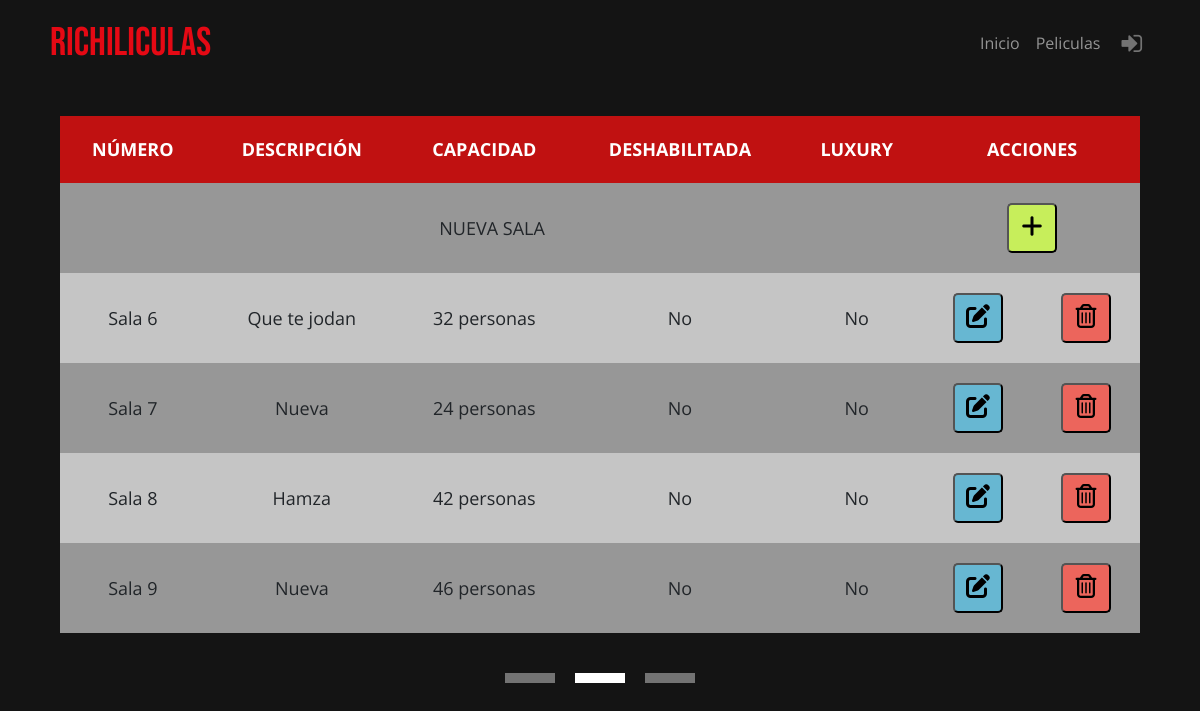
Screenshot of /controlador/admin/controlador_admin_salas.php?pagina_sala=2 with the database file from the repository.
### tables this page shows
CREATE TABLE `sala` (
  `id_sala` smallint(6) NOT NULL,
  `descripcion` varchar(2000) DEFAULT NULL,
  `capacidad` smallint(6) DEFAULT NULL,
  `habilitada` tinyint(1) NOT NULL,
  `luxury` tinyint(1) NOT NULL,
  `lleno` tinyint(1) NOT NULL
);

### modelo/conexion.php (called while the page is built)
<?php
class Conexion
{
    private $servidor = "localhost";
    private $usuario = "root";
    private $clave = "";
    private $dbname = "cine";
    function conex()
    {
        try {
            return new PDO("mysql:host=$this->servidor;dbname=$this->dbname;charset=utf8", $this->usuario, $this->clave);
        } catch (PDOException $e) {
            return "Error" . $e->getMessage();
        }
    }
}
?>

### modelo/paginacion.php (called while the page is built, shortened)
<?php
include_once("conexion.php");
class Paginacion extends Conexion
{
    private $pagactual;
    private $resultadoporpag;
    private $indice;
    private $totalpag;
    private $conexion;
    private $tabla;
    function __construct($resultadoporpag, $tabla)
    {
        $this->tabla = $tabla;
        $this->conexion = parent::conex();
        $this->resultadoporpag = $resultadoporpag;
        $this->indice = 0;
        $this->pagactual = 1;
        $this->conexion = parent::conex();
        $this->calcularPag();
    }
    function calcularPag()
    {
        if ($this->tabla == 'pelicula' || $this->tabla == 'pelicula_admin') {
            $stmt = $this->conexion->prepare("SELECT COUNT(DISTINCT pelicula.id_pelicula) as total FROM pelicula;");
        } elseif ($this->tabla == 'sala') {
            $stmt = $this->conexion->prepare("SELECT COUNT(DISTINCT sala.id_sala) as total FROM sala;");
        }elseif ($this->tabla == 'usuario') {
            $stmt = $this->conexion->prepare("SELECT COUNT(DISTINCT usuario.id_usuario) as total FROM usuario;");
        }elseif ($this->tabla == 'entradas') {
            $stmt = $this->conexion->prepare("SELECT COUNT(DISTINCT reserva.id_reserva) as total FROM reserva;");
        }
        $stmt->execute();
        $this->numresultados = $stmt->fetch(PDO::FETCH_OBJ)->total;
        $this->totalpag = $this->numresultados / $this->resultadoporpag;
        if ($this->tabla == 'pelicula') {
            if (isset($_GET['pagina'])) {
                if (is_numeric($_GET['pagina'])) {
                    $this->pagactual = $_GET['pagina'];
                } else {
                    $this->pagactual = 1;
                }
                $this->indice = ($this->pagactual - 1) * ($this->resultadoporpag);
            }
        } elseif ($this->tabla == 'sala') {
            if (isset($_GET['pagina_sala'])) {
                if (is_numeric($_GET['pagina_sala'])) {
                    $this->pagactual = $_GET['pagina_sala'];
                } else {
                    $this->pagactual = 1;
                }
                $this->indice = ($this->pagactual - 1) * ($this->resultadoporpag);
            }
        }
    }
    function mostrar()
    {
        try {
            if ($this->tabla == 'pelicula' || $this->tabla == 'pelicula_admin') {
                $stmt = $this->conexion->prepare("SELECT DISTINCT id_pelicula, nombre,imagen,sinopsis,duracion, url, clasificacion,categoria, fecha_estreno FROM pelicula ORDER BY fecha_estreno DESC, id_pelicula ASC LIMIT $this->indice, $this->resultadoporpag;");
            } elseif ($this->tabla == 'sala') {
                $stmt = $this->conexion->prepare("SELECT DISTINCT id_sala,descripcion,capacidad,habilitada,luxury FROM sala ORDER BY id_sala LIMIT $this->indice, $this->resultadoporpag;");
            } elseif ($this->tabla == 'usuario') {
                $stmt = $this->conexion->prepare("SELECT DISTINCT id_usuario,nombre,apellido,correo,contrasena,rol FROM usuario ORDER BY id_usuario LIMIT $this->indice, $this->resultadoporpag;");
            }
            $stmt->execute();
            $registroarray = $stmt->fetchAll(PDO::FETCH_ASSOC);
            return $registroarray;
        } catch (PDOException $e) {
            echo "Error" . $e->getMessage();
        }
    }
    function numeritos()
    {
        $array = array();
        for ($i = 0; $i < $this->totalpag; $i++) {
            $array[] = $i + 1;
        }
        return $array;
    }
}

### vista/sala/sala_admin.php (the view, shortened to what this page needs)
<!DOCTYPE html>
<html lang="en">
<head>
    <link rel="stylesheet" href="vista/css/tablasAdmin.css">
    <link rel="stylesheet" href="vista/css/estilos.css">
    <link href="https://cdn.jsdelivr.net/npm/bootstrap@5.3.0-alpha1/dist/css/bootstrap.min.css" rel="stylesheet">
</head>
<body>
    <?php
    include "vista/menu.php";
    ?>
    <table id='table'>
        <thead>
            <th>NÚMERO</th>
            <th>DESCRIPCIÓN</th>
            <th>CAPACIDAD</th>
            <th>DESHABILITADA</th>
            <th>LUXURY</th>
            <th colspan="2">ACCIONES</th>
        </thead>
        <tr>
            <td colspan="5">NUEVA SALA</td>
            <td colspan="2">
                <form method="post" action="index.php">
                    <button class="insert" name="anadir_sala_admin" title="Añadir"><i class='fas fa-plus' style='font-size:24px'></i></button>
                </form>
            </td>
        </tr>
        <?php
        foreach ($arraysalaspaginado as $row) {
        ?>
            <tr>
                <td data-titulo='Número'><?php echo 'Sala ' . $row['id_sala'] - 1 ?></td>
                <td data-titulo='Descripción'><?php echo $row['descripcion'] ?></td>
                <td data-titulo='Capacidad'><?php echo $row['capacidad'] . ' personas' ?></td>
                <td data-titulo='Habilitada'>
                    <?php if ($row['habilitada'] == 1) {
                        echo 'Sí';
                    } else {
                        echo 'No';
                    } ?>
                </td>
                <td data-titulo='Luxury'>
                    <?php if ($row['luxury'] == 1) {
                        echo 'Sí';
                    } else {
                        echo 'No';
                    } ?>
                </td>
                <td>
                    <form method="post" action="index.php">
                        <button class="edit" name="editar_sala" title="Editar"><i class='fas fa-edit' style='font-size:24px'></i></button>
                    </form>
                </td>
                <td>
                    <form method="post" action="index.php">
                        <button class="trash" name="borrar_sala_admin" title="Borrar"><i class='far fa-trash-alt' style='font-size:24px'></i></button>
                    </form>
                </td>
            </tr>
        <?php
        }
        ?>
    </table>
    <div id='contain'>
        <div id='dentro' style="margin-top: 0px; margin-bottom:40px">
            <?php
            foreach ($num_sala as $a) {
                if (isset($_GET["pagina_sala"])) {
                    if ($_GET["pagina_sala"] == $a) {
            ?>
                        <a href='?pagina_sala=<?= ($a) ?>'>
                            <div id='colorea' class='dentro'></div>
                        </a>
                    <?php
                    } else {
                    ?>
                        <a href='?pagina_sala=<?= ($a) ?>'>
                            <div class='dentro'></div>
                        </a>
                    <?php
                    }
                }
            }
            ?>
        </div>
    </div>
</body>
</html>

### vista/css/tablasAdmin.css (style rules this page uses)
table { background-color: white; text-align: center; border-collapse: collapse; margin: 0 auto; font-size: 18px; width: 90%; margin-top: 30px; }
th, td { padding: 20px; }
th { background-color: #c01111; border-bottom: solid 5px #0F362D; color: white; }
tr:nth-child(even) { background-color: #c5c5c5; }
tr:nth-child(odd) { background-color: rgb(151, 151, 151); }
button.edit { background-color: #67b7d2; border-radius: 5px; width: 50px; height: 50px; }
button.trash { background-color: #ec655c; border-radius: 5px; width: 50px; height: 50px; }
button.insert { background-color: #c7ee5b; border-radius: 5px; width: 50px; height: 50px; }

### vista/css/estilos.css (style rules this page uses)
:root { --rojo: #E50914; --fondo: #141414; }
* { margin: 0; padding: 0; box-sizing: border-box; }
body { background: var(--fondo); font-family: 'Open Sans', sans-serif; }
#contain { margin-top: 40px; background-color: transparent; display: flex; justify-content: center; align-items: center; }
#dentro { background-color: transparent; position: relative; width: 50%; margin: 0; display: flex; justify-content: center; align-items: center; gap: 20px 20px; flex-wrap: wrap; }
#dentro a { text-decoration: none; }
.dentro { background-color: #737373; color: white; width: 50px; height:10px; display: flex; text-align: center; justify-content: center; align-items: center; }
#colorea { background-color: white; color: white; font-weight: bold; }

### rows the page displays
sala: $row['id_sala']-1 "6", descripcion "Que te jodan", capacidad "32", habilitada "No", luxury "No"
sala: $row['id_sala']-1 "7", descripcion "Nueva", capacidad "24", habilitada "No", luxury "No"
sala: $row['id_sala']-1 "8", descripcion "Hamza", capacidad "42", habilitada "No", luxury "No"
sala: $row['id_sala']-1 "9", descripcion "Nueva", capacidad "46", habilitada "No", luxury "No"
